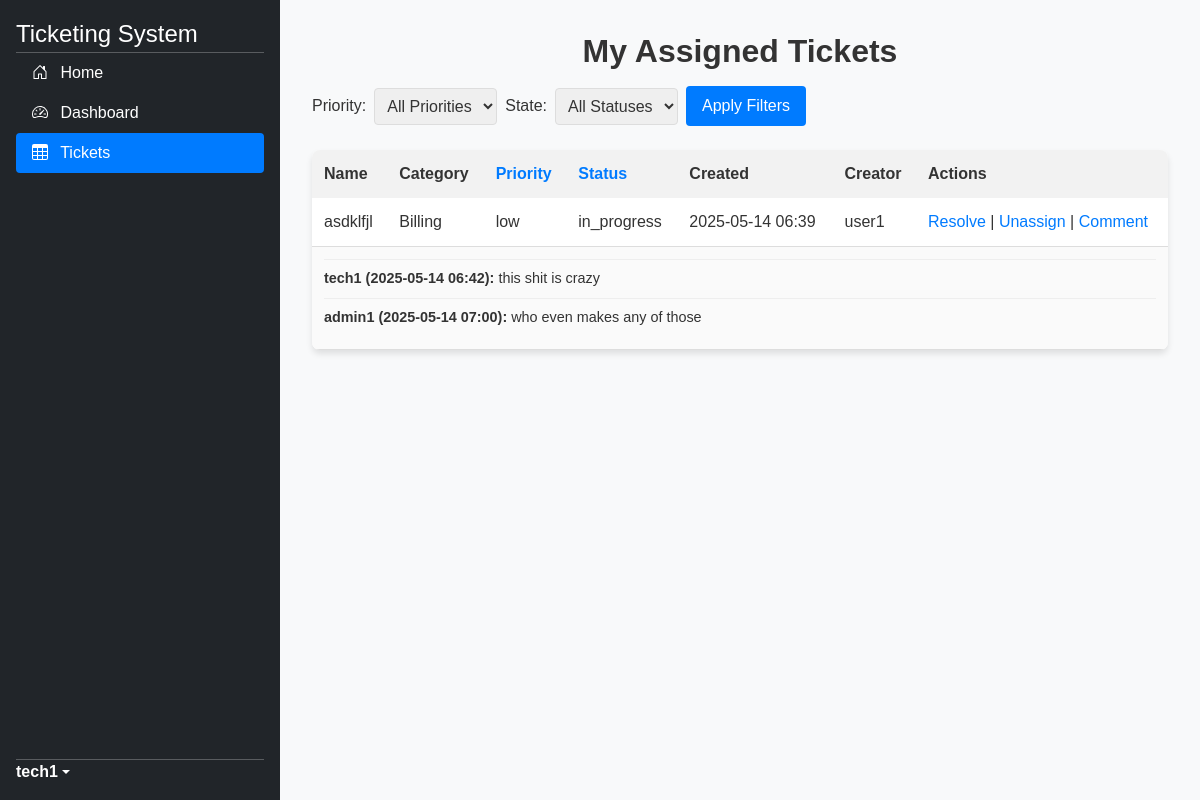
Page /tickets/agent/ (signed in) on the earlier database version.
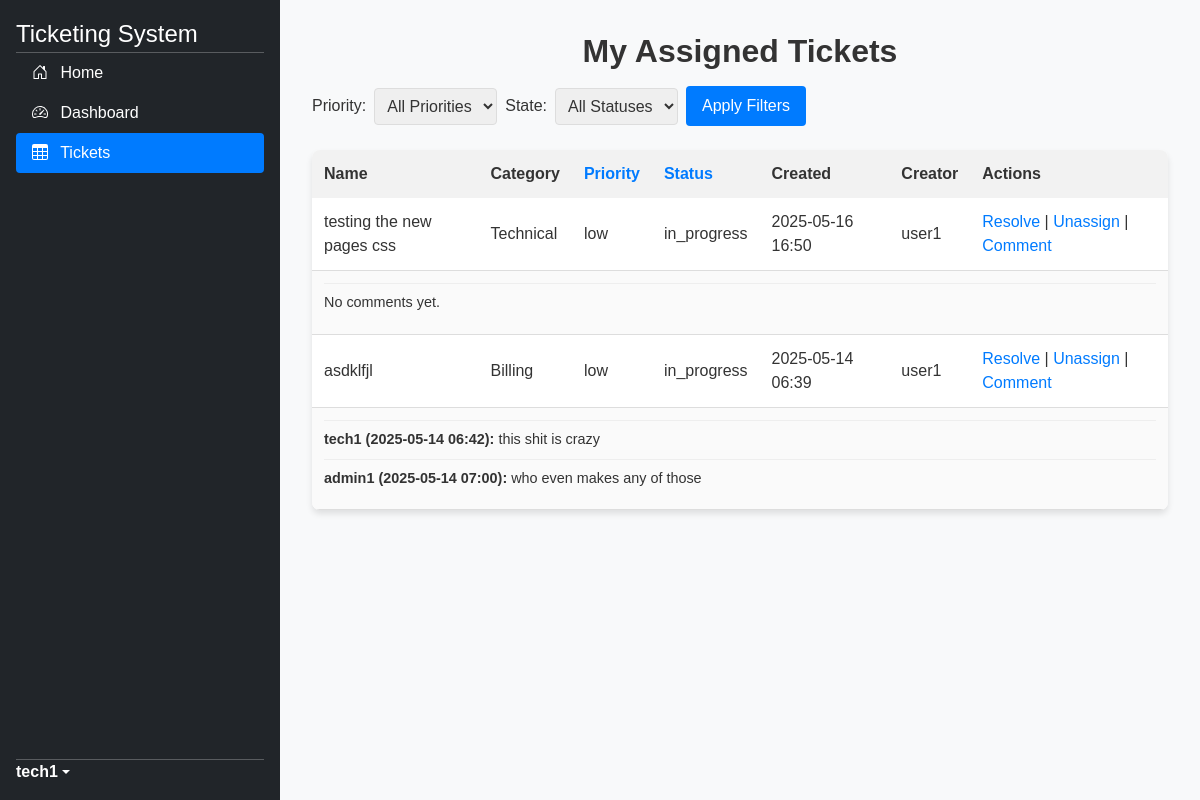
Same page on the later database version.
### website/models.py (models this page shows, shortened)
class Ticket(models.Model):
    PRIORITY_CHOICES = (
        ('low', 'Low'),
        ('medium', 'Medium'),
        ('high', 'High'),
    )
    STATE_CHOICES = (
        ('open', 'Open'),
        ('in_progress', 'In Progress'),
        ('closed', 'Closed'),
    )
    name = models.CharField(max_length=100)
    description = models.TextField()
    category = models.ForeignKey(Category, on_delete=models.CASCADE)
    priority = models.CharField(max_length=100, choices=PRIORITY_CHOICES, default='low')
    state = models.CharField(max_length=100, choices=STATE_CHOICES, default='open')
    user = models.ForeignKey(settings.AUTH_USER_MODEL, on_delete=models.CASCADE, related_name='tickets')
    assigned_agent = models.ForeignKey(settings.AUTH_USER_MODEL, on_delete=models.CASCADE, null=True, blank=True)
    creation_date = models.DateTimeField(auto_now_add=True)
    resolution_date = models.DateTimeField(null=True, blank=True)

class Category(models.Model):
    name = models.CharField(max_length=100)

class CustomUser(AbstractUser):
    phone_regex = RegexValidator(
        regex=r'^\+?1?\d{9,15}$',
        message="Phone number must be entered in the format: '+999999999'. Up to 15 digits allowed."
    )
    phone_number = models.CharField(
        max_length=17,
        validators=[phone_regex],
        blank=False,
        null=False,
        unique=True
    )

class TicketComment(models.Model):
    ticket = models.ForeignKey(Ticket, on_delete=models.CASCADE, related_name='comments')
    agent = models.ForeignKey(settings.AUTH_USER_MODEL, on_delete=models.CASCADE)
    comment = models.TextField()
    created_at = models.DateTimeField(auto_now_add=True)

### website/views.py (the view)
# urls.py: path('tickets/agent/', views.agent_tickets, name='agent_tickets'),
@login_required
def agent_tickets(request):
    if not is_agent(request.user) and not request.user.is_superuser:
        messages.error(request, "Only agents or admins can view assigned tickets.")
        return redirect('ticket_list')
    form = TicketFilterForm(request.GET or None)
    tickets = Ticket.objects.filter(assigned_agent=request.user).select_related('category', 'user', 'assigned_agent')
    if form.is_valid():
        if form.cleaned_data['priority']:
            tickets = tickets.filter(priority=form.cleaned_data['priority'])
        if form.cleaned_data['state']:
            tickets = tickets.filter(state=form.cleaned_data['state'])
    sort_by = request.GET.get('sort_by', '-creation_date')
    allowed_sort_fields = ['state', '-state', 'priority', '-priority']
    if sort_by in allowed_sort_fields:
        tickets = tickets.order_by(sort_by)
    else:
        tickets = tickets.order_by('-creation_date')  # Default sort
    return render(request, 'agent_tickets.html', {'tickets': tickets, 'form': form})

### website/forms.py
class TicketFilterForm(forms.Form):
    PRIORITY_CHOICES = (
        ('low', 'Low'),
        ('medium', 'Medium'),
        ('high', 'High'),
        ('','All Priorities')
    )
    STATE_CHOICES = (
        ('open', 'Open'),
        ('in_progress', 'In Progress'),
        ('closed', 'Closed'),
        ('','All Statuses'),
    )
    priority = forms.ChoiceField(
        choices=PRIORITY_CHOICES,
        required=False
    )
    state = forms.ChoiceField(
        choices=STATE_CHOICES,
        required=False
    )

### website/views.py (called while the page is built)
def is_agent(user):
    return user.groups.filter(name__in=['Technical Agents', 'HR Agents', 'Consultants']).exists()

### website/templates/agent_tickets.html (shortened to what the changed rows need)
{% load static %}
<!DOCTYPE html>
<html lang="en">
<head>
    {% load bootstrap5 %}
    {% bootstrap_css %}
    <link href="https://cdn.jsdelivr.net/npm/tailwindcss@2.2.19/dist/tailwind.min.css" rel="stylesheet">
    <link rel="stylesheet" href="{% static 'css/global.css' %}">
    <link rel="stylesheet" href="{% static 'css/agent_tickets.css' %}">
</head>
<body>
    <main>
        <div class="content">
            <h2 class="page-header">My Assigned Tickets</h2>
            {% if tickets %}
            <div class="ticket-table">
                <table>
                    <thead>
                        <tr>
                            <th>Name</th>
                            <th>Category</th>
                            <th>
                                <a href="?sort_by={% if request.GET.sort_by == 'priority' %}-priority{% else %}priority{% endif %}">Priority</a>
                            </th>
                            <th>
                                <a href="?sort_by={% if request.GET.sort_by == 'state' %}-state{% else %}state{% endif %}">Status</a>
                            </th>
                            <th>Created</th>
                            <th>Creator</th>
                            <th>Actions</th>
                        </tr>
                    </thead>
                    <tbody>
                        {% for ticket in tickets %}
                        <tr>
                            <td>{{ ticket.name }}</td>
                            <td>{{ ticket.category.name }}</td>
                            <td>{{ ticket.priority }}</td>
                            <td>{{ ticket.state }}</td>
                            <td>{{ ticket.creation_date|date:"Y-m-d H:i" }}</td>
                            <td>{{ ticket.user.username }}</td>
                            <td>
                                {% if ticket.state in 'open,in_progress' %}
                                <a href="{% url 'resolve_ticket' ticket.id %}">Resolve</a> |
                                <a href="{% url 'unassign_ticket' ticket.id %}">Unassign</a> |
                                {% endif %}
                                <a href="{% url 'add_comment' ticket.id %}">Comment</a>
                            </td>
                        </tr>
                        <tr>
                            <td colspan="7" class="comments">
                                {% for comment in ticket.comments.all %}
                                <div class="comment">
                                    <strong>{{ comment.agent.username }} ({{ comment.created_at|date:"Y-m-d H:i" }}):</strong>
                                    {{ comment.comment }}
                                </div>
                                {% empty %}
                                <div class="comment">No comments yet.</div>
                                {% endfor %}
                            </td>
                        </tr>
                        {% endfor %}
                    </tbody>
                </table>
            </div>
            {% else %}
            <div class="ticket-table">
                <p>No assigned tickets found.</p>
            </div>
            {% endif %}
        </div>
    </main>
</body>
</html>

Differences in the rows shown:
added Ticket: name "testing the new pages css", category.name "Technical", priority "low", state "in_progress", creation_date "2025-05-16 16:50", user.username "user1", shows "Resolve"
